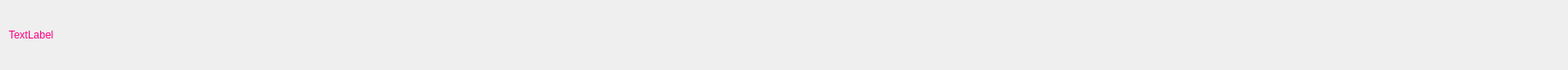
<?xml version="1.0" encoding="UTF-8"?>
<ui version="4.0">
 <class>Form</class>
 <widget class="QWidget" name="Form">
  <property name="geometry">
   <rect>
    <x>0</x>
    <y>0</y>
    <width>1800</width>
    <height>80</height>
   </rect>
  </property>
  <property name="minimumSize">
   <size>
    <width>1800</width>
    <height>80</height>
   </size>
  </property>
  <property name="maximumSize">
   <size>
    <width>1800</width>
    <height>80</height>
   </size>
  </property>
  <property name="windowTitle">
   <string>Form</string>
  </property>
  <property name="styleSheet">
   <string notr="true">background: none;</string>
  </property>
  <widget class="QLabel" name="titleLabel">
   <property name="geometry">
    <rect>
     <x>10</x>
     <y>10</y>
     <width>1000</width>
     <height>60</height>
    </rect>
   </property>
   <property name="styleSheet">
    <string notr="true">color: rgb(255, 0, 127);</string>
   </property>
   <property name="text">
    <string>TextLabel</string>
   </property>
  </widget>
 </widget>
 <resources/>
 <connections/>
</ui>
